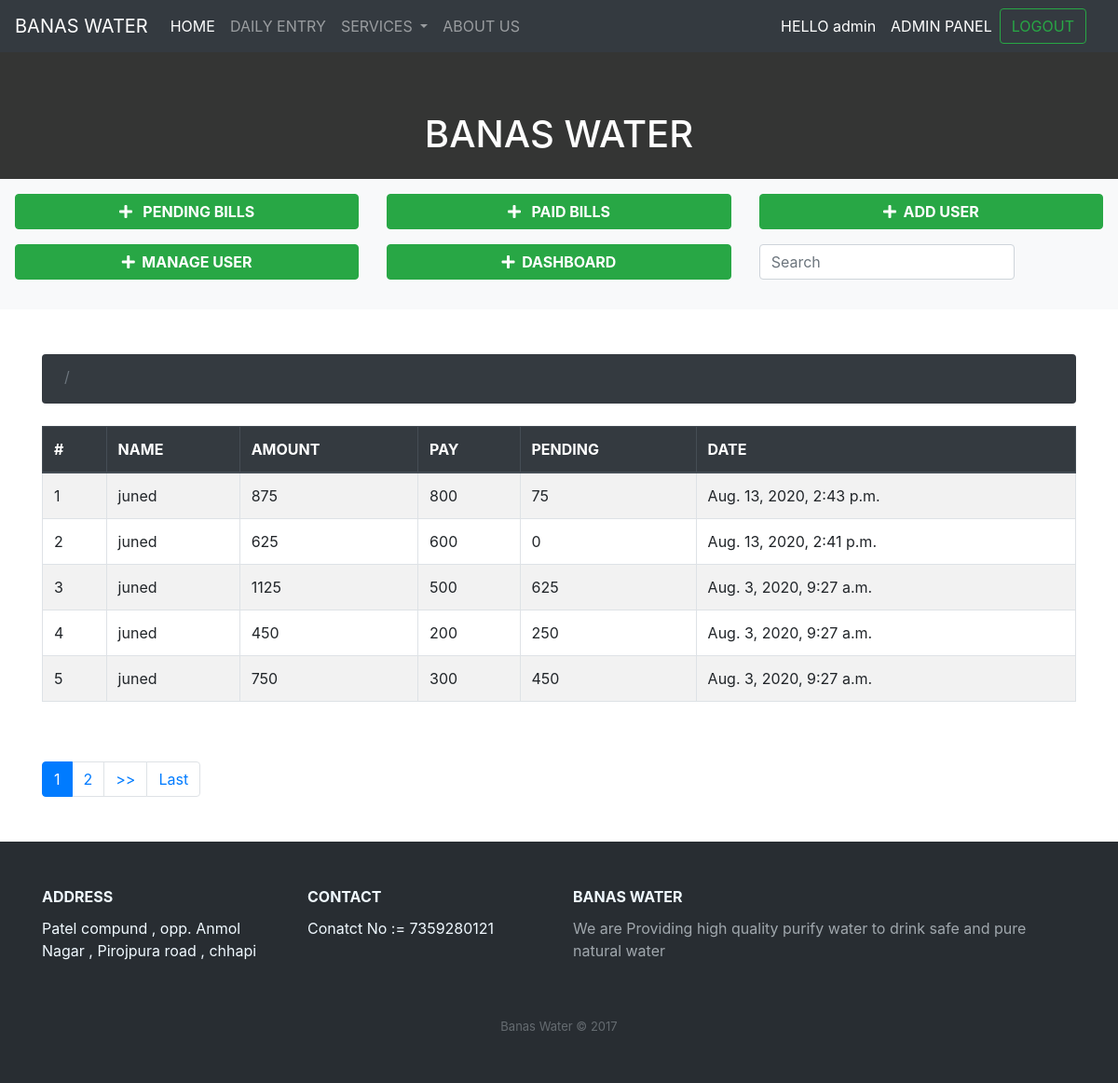
The app's page /banasadmin/paidbilladmin/ (signed in) with its own data.
### banasadmin/models.py (models this page shows)
class Payment(models.Model):
    name = models.CharField(max_length=100)
    amount = models.IntegerField()
    pay = models.IntegerField()
    pending = models.IntegerField()
    date_payed = models.DateTimeField(auto_now_add=True)

### pages/decoraters.py (the view)
        def wrapper_func(request,*args,**kwargs):
            group = None
            if request.user.groups.exists():
                group = request.user.groups.all()[0].name
            if group in allowed_roles:
                return view_fuc(request,*args, **kwargs)
            else:
                return render(request,'pages/404page.html')

### banasadmin/views.py (called while the page is built)
@login_required(login_url='login')
@allowed_users(allowed_roles=['admin'])
def paidbilladmin(request):
    billdata = Payment.objects.all().order_by('-id')
    paginator = Paginator(billdata, 5, orphans=0)
    is_paginated = True if paginator.num_pages > 1 else False
    page = request.GET.get('page') or 1
    try:
        current_page = paginator.page(page)
    except InvalidPage as e:
        messages.error(request, str(e))
        current_page = paginator.page(1)
    context = {
        'current_page': current_page,
        'is_paginated': is_paginated,
        'paginator': paginator
    }
    return render(request,'banasadmin/paidbilladmin.html',context)

### pages/decoraters.py (called while the page is built)
def allowed_users(allowed_roles=[]):
    def decorator(view_fuc):
        def wrapper_func(request,*args,**kwargs):
            group = None
            if request.user.groups.exists():
                group = request.user.groups.all()[0].name
            if group in allowed_roles:
                return view_fuc(request,*args, **kwargs)
            else:
                return render(request,'pages/404page.html')
        return wrapper_func
    return decorator

### banasadmin/templates/banasadmin/paidbilladmin.html (shortened to what this page needs)
{% extends 'banasadmin/pagination.html' %}
{% block table_header %}
    <th>#</th>
    <th>NAME</th>
    <th>AMOUNT</th>
    <th>PAY</th>
    <th>PENDING</th>
    <th>DATE</th>
{% endblock table_header %}
{% block table_data %}
    <td>{{ current_page.start_index|add:forloop.counter0 }}</td>
    <td>{{a.name}}</td>
    <td>{{a.amount}}</td>
    <td>{{a.pay}}</td>
    <td>{{a.pending}}</td>
    <td>{{a.date_payed}}</td>
{% endblock table_data %}

### banasadmin/templates/banasadmin/pagination.html (shortened to what this page needs)
{% extends 'pages/base.html' %}
{% block content %}
<div class=" py-3 text-white" style="background-color: #343534">
      <h1>&nbsp;&nbsp;<center>BANAS WATER</center></h1>
    </div>
    <div class="bg-light p-3">
    <div class="row">
       <div class="col-md-4">
         <a href="{% url 'pendingadmin' %}" class="btn btn-success d-block font-weight-bold mb-3">
          <i class="fas fa-plus"></i> &nbsp; PENDING BILLS</a>
       </div>
       <div class="col-md-4">
         <a href="{% url 'paidbilladmin' %}" class="btn btn-success d-block font-weight-bold mb-3">
          <i class="fas fa-plus"></i> &nbsp; PAID BILLS</a>
       </div>
       <div class="col-md-4">
         <a href="{% url 'addcustomer' %}" class="btn btn-success d-block font-weight-bold mb-3">
          <i class="fas fa-plus"></i> &nbsp;ADD USER</a>
       </div>
       <div class="col-md-4">
         <a href="{% url 'manageuser' %}" class="btn btn-success d-block font-weight-bold mb-3">
          <i class="fas fa-plus"></i> &nbsp;MANAGE USER</a>
       </div>
        <div class="col-md-4">
         <a href="{% url 'billadmin' %}" class="btn btn-success d-block font-weight-bold mb-3">
          <i class="fas fa-plus"></i> &nbsp;DASHBOARD</a>
       </div>
       <div class="col-md-4">
       <form class="form-inline my-2 my-lg-0" method="GET">
        <input class="form-control mr-sm-2" type="text" placeholder="Search" value="{{request.get.q}}" aria-label="Search" name="q">
    </form>
    </div>
    </div>
  </div>
<div class="container mt-5">
    <nav aria-label="breadcrumb" class="mb-4 ">
        <ol class="breadcrumb  bg-dark" style="height: 53px;">
          <li class="breadcrumb-item active text-white " aria-current="page">
          <li class="breadcrumb-item">
          </li>
        </ol>
      </nav>
    <div class="table-responsive">
    <table class="table table-striped thead-dark table-bordered table">
        <thead class="thead-dark">
          <tr>
{% block table_header %}
{% endblock table_header %}
          </tr>
        </thead>
        <tbody>
            {% for a in current_page %}
          <tr>
{% block table_data %}
{% endblock table_data %}
          </tr>
          {% endfor %}
         </tbody>
      </table>
    </div>
      {% if is_paginated %}
      <nav class="my-5">
        <ul class="pagination ">
          {% for page in paginator.page_range %}
          <li class="page-item {% if page == current_page.number %}active{% endif %}">
            <a class="page-link" href="?page={{ page }}">{{ page }}</a>
          </li>
          {% endfor %}
          {% if current_page.has_next %}
          <li class="page-item"><a class="page-link" href="?page={{ current_page.next_page_number }}">>></a></li>
          <li class="page-item"><a class="page-link" href="?page={{ current_page.paginator.num_pages }}">Last</a></li>
          {% endif %}
        </ul>
      </nav>
  {% endif %}
</div>
{% endblock content %}

### pages/templates/pages/menu.html (shortened to what this page needs)
<nav class="navbar navbar-expand-lg navbar-dark bg-dark ">
  <a class="navbar-brand" href="#">BANAS WATER</a>
  <div class="collapse navbar-collapse" id="navbarSupportedContent">
    <ul class="navbar-nav mr-auto">
      <li class="nav-item active">
        <a class="nav-link" href="/">HOME <span class="sr-only">(current)</span></a>
      </li>
      <li class="nav-item">
        {% if request.user.is_superuser %}
        <a class="nav-link" href="{% url 'dailyentryadmin' %}">DAILY ENTRY</a>
        {% else %}
        <a class="nav-link" href="{% url 'dailyentry' %}">DAILY ENTRY</a>
        {% endif %}
      </li>
      <li class="nav-item dropdown">
        <a class="nav-link dropdown-toggle" href="#" id="navbarDropdown" role="button" data-toggle="dropdown" aria-haspopup="true" aria-expanded="false">
          SERVICES
        </a>
      </li>
       <li class="nav-item">
        <a class="nav-link" href="{% url 'about' %}">ABOUT US</a>
      </li>
    </ul>
    <form class="form-inline my-2 my-lg-0">
    {% if user.is_authenticated %}
    <ul class="navbar-nav mr-auto">
      <li class="nav-item active">
        <a class="nav-link" href="#">HELLO {{user.username}} <span class="sr-only">(current)</span></a>
      </li>
      {% if request.user.is_superuser %}
        <li class="nav-item active">
        <a class="nav-link" href="/admin">ADMIN PANEL<span class="sr-only">(current)</span></a>
      </li>
      {% endif %}
    </ul>
       <button class="btn btn-outline-success my-2 my-sm-0" type="submit" formaction="{% url 'logout' %}">LOGOUT</button>&nbsp;&nbsp;&nbsp;&nbsp;
      {% else %}
      <button class="btn btn-outline-success my-2 my-sm-0" type="submit" formaction="{% url 'login' %}">LOGIN</button>&nbsp;&nbsp;&nbsp;&nbsp;
      <button class="btn btn-outline-success my-2 my-sm-0" type="submit" formaction="{% url 'signup' %}">SIGNUP</button>&nbsp;&nbsp;&nbsp;&nbsp;
      {% endif %}
    </form>
  </div>
</nav>

### records on screen
Payment: start_index|add "1", name "juned", amount "875", pay "800", pending "75", date_payed "Aug. 13, 2020, 2:43 p.m."
Payment: start_index|add "2", name "juned", amount "625", pay "600", pending "0", date_payed "Aug. 13, 2020, 2:41 p.m."
Payment: start_index|add "3", name "juned", amount "1125", pay "500", pending "625", date_payed "Aug. 3, 2020, 9:27 a.m."
Payment: start_index|add "4", name "juned", amount "450", pay "200", pending "250", date_payed "Aug. 3, 2020, 9:27 a.m."
Payment: start_index|add "5", name "juned", amount "750", pay "300", pending "450", date_payed "Aug. 3, 2020, 9:27 a.m."

### other values on screen
{{ user.username }} "admin"
{{ page }} "1" "2"
